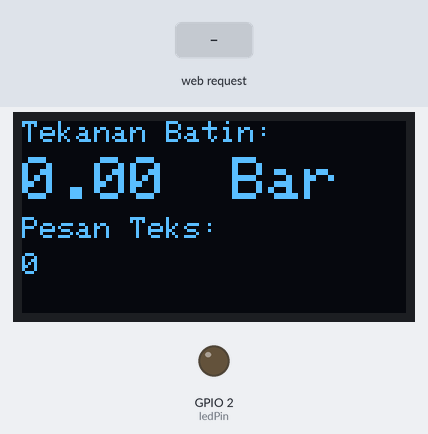
Simulated run of this sketch. Board: ESP8266 (NodeMCU). Shown: 128×64 one-colour display, output pins drawn as LEDs (lit = HIGH). The test bench sets the inputs (shaded band). WiFi joins after 1.5 s; servers stay silent unless stated; storage starts empty; random numbers use the default seed unless the sketch sets one; what the sketch prints to the serial monitor is not drawn.

Above: at 4.2 s.
At 5.2 s:
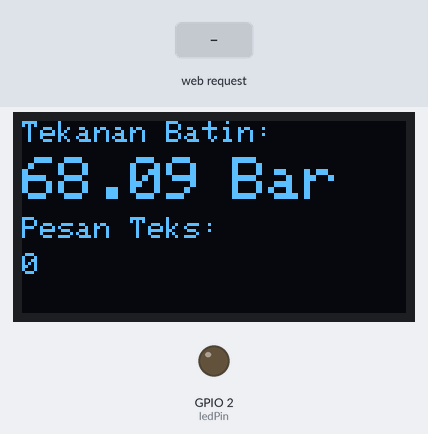
5.3 s: HTTP request GET /off received
At 6.8 s:
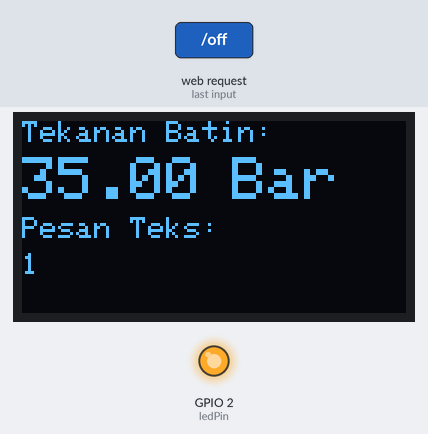
8.3 s: HTTP request GET /temperature received
10.7 s: HTTP request GET /get received
Timing chart, 0 to 13.7 s (numbered marks = the images above; inputs shaded):
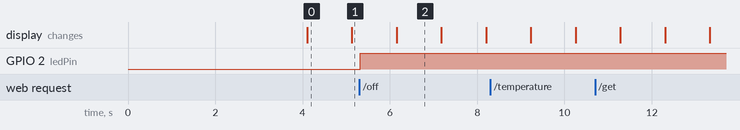

Measured:
- after the input at 5.3 s, GPIO 2 (ledPin): LOW → HIGH at once
- what the display in image 0 shows lasts 1.0 s, from 4.1 s to 5.1 s

The sketch:

ap_server.ino
```cpp
// (licence header left out)
// Import required libraries
#include <ESP8266WiFi.h>
#include <ESPAsyncTCP.h>
#include <ESPAsyncWebServer.h>
#include <FS.h>

#include <SPI.h>
#include <Wire.h>
#include <Adafruit_GFX.h>
#include <Adafruit_SSD1306.h>

#define SCREEN_WIDTH 128 // OLED display width, in pixels
#define SCREEN_HEIGHT 64 // OLED display height, in pixels

#define OLED_RESET     -1 // Reset pin # (or -1 if sharing Arduino reset pin)
#define SCREEN_ADDRESS 0x3C//3D ///< See datasheet for Address; 0x3D for 128x64, 0x3C for 128x32
Adafruit_SSD1306 display(SCREEN_WIDTH, SCREEN_HEIGHT, &Wire, OLED_RESET);


// Replace with your network credentials
const char* ssid = "esp8266_a_point";
const char* password = "123456789";

// Set LED GPIO
const int ledPin = 2;
// Stores LED state
String ledState;
float tekanan;
int data3;
const char* teks="nama";
String DataTeks;

// Create AsyncWebServer object on port 80
AsyncWebServer server(80);

String getTemperature() {
  float temperature = 32.8;    //bme.readTemperature();
  // Read temperature as Fahrenheit (isFahrenheit = true)
  //float temperature = 1.8 * bme.readTemperature() + 32;
  Serial.println(temperature);
  return String(temperature);
}

String getHumidity() {
  float humidity = 50.5;  //bme.readHumidity();
  Serial.println(humidity);
  return String(humidity);
}

String getPressure() {
  float pressure = 4.2;   //bme.readPressure()/ 100.0F;
  Serial.println(pressure);
  return String(pressure);
}

String AngkaAcak() {
  float pressure = tekanan;//random(1000);   //bme.readPressure()/ 100.0F;
  //tampilAngcak(pressure);
  Serial.println(pressure);
  return String(pressure);
}

// Replaces placeholder with LED state value
String processor(const String& var){
  Serial.println(var);
  if(var == "STATE"){
    if(digitalRead(ledPin)){
      ledState = "OFF";
    }
    else{
      ledState = "ON";
    }
    Serial.print(ledState);
    return ledState;
  }
  else if (var == "TEMPERATURE"){
    return getTemperature();
  }
  else if (var == "HUMIDITY"){
    return getHumidity();
  }
  else if (var == "PRESSURE"){
    return AngkaAcak();   //getPressure();
  }
  return "ada yang error";
}

void testdrawstyles(void) {
  display.clearDisplay();
  display.setTextSize(2);             // Draw 2X-scale text
  display.setCursor(0,1);
  display.setTextColor(SSD1306_WHITE);
  display.println(F("BALAMANTRA   NODE")); //0xDEADBEEF, HEX);
  display.display();
  delay(2000);
}

void tampilAngcak(float angka){
  display.clearDisplay();
  display.setTextSize(1);
  display.setCursor(0,0);
  display.print(F("Tekanan Batin:"));

  display.setTextSize(2);             // Draw 2X-scale text
  display.setCursor(0,12);
  display.setTextColor(SSD1306_WHITE);
  //display.print(F("0x"));

 // String tes=String (angka);
  display.println(String (angka)); //0xDEADBEEF, HEX);
  display.setCursor(70,12);
  display.print(F("Bar"));

  display.setTextSize(1);
  display.setCursor(0,32);
  display.print(F("Pesan Teks:"));

  display.setCursor(0,44);
  display.print(String(data3));
  display.setCursor(20,44);
  display.print(String(DataTeks));
//
  display.display();
  delay(1000);
}


void setup(){
  // Serial port for debugging purposes
  Serial.begin(115200);
  pinMode(ledPin, OUTPUT);

  // SSD1306_SWITCHCAPVCC = generate display voltage from 3.3V internally
  if(!display.begin(SSD1306_SWITCHCAPVCC, SCREEN_ADDRESS)) {
    Serial.println(F("SSD1306 allocation failed"));
    for(;;); // Don't proceed, loop forever
  }

  //display.display();
  testdrawstyles();
  delay(2000); // Pause for 2 seconds

  // Clear the buffer
  display.clearDisplay();

  // Initialize SPIFFS
  if(!SPIFFS.begin()){
    Serial.println("An Error has occurred while mounting SPIFFS");
    return;
  }

//  // Connect to Wi-Fi
//  WiFi.begin(ssid, password);
//  while (WiFi.status() != WL_CONNECTED) {
//    delay(1000);
//    Serial.println("Connecting to WiFi..");
//  }
//
//  // Print ESP32 Local IP Address
//  Serial.println(WiFi.localIP());

 // Setting the ESP as an access point
  Serial.print("Setting AP (Access Point)…");
  // Remove the password parameter, if you want the AP (Access Point) to be open
  WiFi.softAP(ssid, password);

  //mencetak acces point
  IPAddress IP = WiFi.softAPIP();
  Serial.print("AP IP address: ");
  Serial.println(IP);

  // Route for root / web page
  server.on("/", HTTP_GET, [](AsyncWebServerRequest *request){
    request->send(SPIFFS, "/index.html", String(), false, processor);
  });

//  // Route to load style.css file
//  server.on("/style.css", HTTP_GET, [](AsyncWebServerRequest *request){
//    request->send(SPIFFS, "/style.css", "text/css");
//  });

  // Route to set GPIO to HIGH
  server.on("/on", HTTP_GET, [](AsyncWebServerRequest *request){
    digitalWrite(ledPin, LOW);
    data3=data3+1;
    if (data3>100){
      data3=0;
    }
    request->send(SPIFFS, "/index.html", String(), false, processor);
  });

  // Route to set GPIO to LOW
  server.on("/off", HTTP_GET, [](AsyncWebServerRequest *request){
    digitalWrite(ledPin, HIGH);
    data3=data3+1;
    if (data3>100){
      data3=0;
    }
    request->send(SPIFFS, "/index.html", String(), false, processor);
  });

  server.on("/temperature", HTTP_GET, [](AsyncWebServerRequest *request){
    request->send_P(200, "text/plain", getTemperature().c_str());
  });

  server.on("/humidity", HTTP_GET, [](AsyncWebServerRequest *request){
    request->send_P(200, "text/plain", getHumidity().c_str());
  });

  server.on("/pressure", HTTP_GET, [](AsyncWebServerRequest *request){
    request->send_P(200, "text/plain", AngkaAcak().c_str());
  });

  server.on("/get", HTTP_GET, [](AsyncWebServerRequest *request){
    String inputMessage;
    String inputParam;
    if (request->hasParam(teks)) {
      inputMessage = request->getParam(teks)->value();
      inputParam = teks;
    }
    Serial.println(teks);
    DataTeks=inputMessage;
   request->send(SPIFFS, "/index.html", String(), false, processor);

  });

  server.serveStatic("/",SPIFFS,"/");

  // Start server
  server.begin();
  //server.handleClient();
}

void loop(){
  tampilAngcak(tekanan);
  //testdrawstyles();
  int data1 = random(1, 10000); // generate the integers
  float data2 = data1; // generate the numbers after the decimal point
  tekanan = data2 / 100; // sum the resulting values
  //tekanan = random(1000)/100;

}
```
